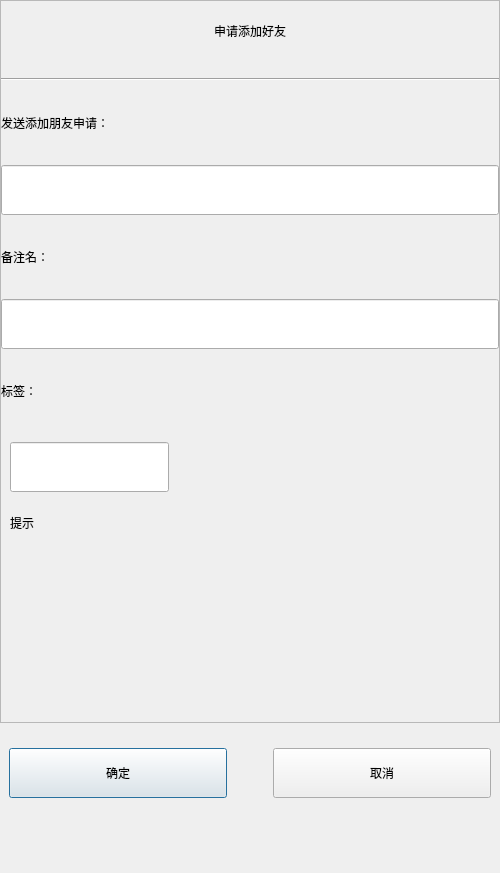
<?xml version="1.0" encoding="UTF-8"?>
<ui version="4.0">
 <class>ApplyFriend</class>
 <widget class="QDialog" name="ApplyFriend">
  <property name="geometry">
   <rect>
    <x>0</x>
    <y>0</y>
    <width>500</width>
    <height>873</height>
   </rect>
  </property>
  <property name="windowTitle">
   <string>Dialog</string>
  </property>
  <layout class="QVBoxLayout" name="verticalLayout">
   <property name="spacing">
    <number>0</number>
   </property>
   <property name="leftMargin">
    <number>0</number>
   </property>
   <property name="topMargin">
    <number>0</number>
   </property>
   <property name="rightMargin">
    <number>0</number>
   </property>
   <property name="bottomMargin">
    <number>0</number>
   </property>
   <item>
    <widget class="QScrollArea" name="scrollArea">
     <property name="widgetResizable">
      <bool>true</bool>
     </property>
     <widget class="QWidget" name="scrollcontent">
      <property name="geometry">
       <rect>
        <x>0</x>
        <y>0</y>
        <width>498</width>
        <height>721</height>
       </rect>
      </property>
      <layout class="QVBoxLayout" name="verticalLayout_2">
       <property name="spacing">
        <number>0</number>
       </property>
       <property name="leftMargin">
        <number>0</number>
       </property>
       <property name="topMargin">
        <number>0</number>
       </property>
       <property name="rightMargin">
        <number>0</number>
       </property>
       <property name="bottomMargin">
        <number>0</number>
       </property>
       <item>
        <widget class="QLabel" name="apply_lb">
         <property name="maximumSize">
          <size>
           <width>16777215</width>
           <height>60</height>
          </size>
         </property>
         <property name="text">
          <string>申请添加好友</string>
         </property>
         <property name="alignment">
          <set>Qt::AlignCenter</set>
         </property>
        </widget>
       </item>
       <item>
        <widget class="QWidget" name="apply_wid" native="true">
         <layout class="QVBoxLayout" name="verticalLayout_3">
          <property name="spacing">
           <number>0</number>
          </property>
          <property name="leftMargin">
           <number>0</number>
          </property>
          <property name="topMargin">
           <number>0</number>
          </property>
          <property name="rightMargin">
           <number>0</number>
          </property>
          <property name="bottomMargin">
           <number>0</number>
          </property>
          <item>
           <widget class="Line" name="line">
            <property name="orientation">
             <enum>Qt::Horizontal</enum>
            </property>
           </widget>
          </item>
          <item>
           <widget class="QLabel" name="label">
            <property name="maximumSize">
             <size>
              <width>16777215</width>
              <height>50</height>
             </size>
            </property>
            <property name="text">
             <string>发送添加朋友申请：</string>
            </property>
           </widget>
          </item>
          <item>
           <widget class="CustomizeEdit" name="name_ed">
            <property name="minimumSize">
             <size>
              <width>0</width>
              <height>50</height>
             </size>
            </property>
           </widget>
          </item>
          <item>
           <widget class="QLabel" name="label_2">
            <property name="maximumSize">
             <size>
              <width>16777215</width>
              <height>50</height>
             </size>
            </property>
            <property name="text">
             <string>备注名：</string>
            </property>
           </widget>
          </item>
          <item>
           <widget class="CustomizeEdit" name="back_ed">
            <property name="minimumSize">
             <size>
              <width>0</width>
              <height>50</height>
             </size>
            </property>
            <property name="maximumSize">
             <size>
              <width>16777215</width>
              <height>50</height>
             </size>
            </property>
           </widget>
          </item>
          <item>
           <widget class="QLabel" name="label_3">
            <property name="maximumSize">
             <size>
              <width>16777215</width>
              <height>50</height>
             </size>
            </property>
            <property name="text">
             <string>标签：</string>
            </property>
           </widget>
          </item>
          <item>
           <widget class="QWidget" name="lb_group_wid" native="true">
            <property name="maximumSize">
             <size>
              <width>16777215</width>
              <height>120</height>
             </size>
            </property>
            <layout class="QVBoxLayout" name="verticalLayout_4">
             <property name="spacing">
              <number>0</number>
             </property>
             <property name="leftMargin">
              <number>0</number>
             </property>
             <property name="topMargin">
              <number>0</number>
             </property>
             <property name="rightMargin">
              <number>0</number>
             </property>
             <property name="bottomMargin">
              <number>0</number>
             </property>
             <item>
              <widget class="QWidget" name="gridWidget" native="true">
               <property name="maximumSize">
                <size>
                 <width>16777215</width>
                 <height>60</height>
                </size>
               </property>
               <widget class="CustomizeEdit" name="lb_ed">
                <property name="geometry">
                 <rect>
                  <x>9</x>
                  <y>9</y>
                  <width>159</width>
                  <height>50</height>
                 </rect>
                </property>
                <property name="sizePolicy">
                 <sizepolicy hsizetype="Preferred" vsizetype="Fixed">
                  <horstretch>0</horstretch>
                  <verstretch>0</verstretch>
                 </sizepolicy>
                </property>
                <property name="minimumSize">
                 <size>
                  <width>0</width>
                  <height>50</height>
                 </size>
                </property>
                <property name="maximumSize">
                 <size>
                  <width>16777215</width>
                  <height>50</height>
                 </size>
                </property>
               </widget>
              </widget>
             </item>
             <item>
              <widget class="QWidget" name="input_tip_wid" native="true">
               <property name="maximumSize">
                <size>
                 <width>16777215</width>
                 <height>60</height>
                </size>
               </property>
               <layout class="QVBoxLayout" name="verticalLayout_5">
                <item>
                 <widget class="ClickedOnceLabel" name="tip_lb">
                  <property name="maximumSize">
                   <size>
                    <width>16777215</width>
                    <height>60</height>
                   </size>
                  </property>
                  <property name="text">
                   <string>提示</string>
                  </property>
                 </widget>
                </item>
               </layout>
              </widget>
             </item>
            </layout>
           </widget>
          </item>
         </layout>
        </widget>
       </item>
       <item>
        <widget class="QWidget" name="list_wid" native="true">
         <property name="minimumSize">
          <size>
           <width>0</width>
           <height>60</height>
          </size>
         </property>
         <property name="maximumSize">
          <size>
           <width>16777215</width>
           <height>150</height>
          </size>
         </property>
         <layout class="QHBoxLayout" name="horizontalLayout_2">
          <property name="spacing">
           <number>0</number>
          </property>
          <property name="leftMargin">
           <number>0</number>
          </property>
          <property name="topMargin">
           <number>0</number>
          </property>
          <property name="bottomMargin">
           <number>0</number>
          </property>
          <item>
           <widget class="QWidget" name="lb_list" native="true">
            <property name="minimumSize">
             <size>
              <width>450</width>
              <height>0</height>
             </size>
            </property>
            <property name="maximumSize">
             <size>
              <width>450</width>
              <height>16777215</height>
             </size>
            </property>
           </widget>
          </item>
          <item>
           <widget class="QWidget" name="more_lb_wid" native="true">
            <layout class="QHBoxLayout" name="horizontalLayout_3">
             <item>
              <widget class="ClickedOnceLabel" name="more_lb">
               <property name="maximumSize">
                <size>
                 <width>30</width>
                 <height>30</height>
                </size>
               </property>
               <property name="text">
                <string/>
               </property>
              </widget>
             </item>
            </layout>
           </widget>
          </item>
         </layout>
        </widget>
       </item>
      </layout>
     </widget>
    </widget>
   </item>
   <item>
    <widget class="QWidget" name="apply_sure_wid" native="true">
     <property name="minimumSize">
      <size>
       <width>0</width>
       <height>100</height>
      </size>
     </property>
     <layout class="QHBoxLayout" name="horizontalLayout">
      <item>
       <widget class="ClickedBtn" name="sure_btn">
        <property name="minimumSize">
         <size>
          <width>0</width>
          <height>50</height>
         </size>
        </property>
        <property name="text">
         <string>确定</string>
        </property>
       </widget>
      </item>
      <item>
       <spacer name="horizontalSpacer">
        <property name="orientation">
         <enum>Qt::Horizontal</enum>
        </property>
        <property name="sizeType">
         <enum>QSizePolicy::Fixed</enum>
        </property>
        <property name="sizeHint" stdset="0">
         <size>
          <width>40</width>
          <height>20</height>
         </size>
        </property>
       </spacer>
      </item>
      <item>
       <widget class="ClickedBtn" name="cancel_btn">
        <property name="minimumSize">
         <size>
          <width>0</width>
          <height>50</height>
         </size>
        </property>
        <property name="text">
         <string>取消</string>
        </property>
       </widget>
      </item>
     </layout>
    </widget>
   </item>
   <item>
    <spacer name="verticalSpacer">
     <property name="orientation">
      <enum>Qt::Vertical</enum>
     </property>
     <property name="sizeType">
      <enum>QSizePolicy::Fixed</enum>
     </property>
     <property name="sizeHint" stdset="0">
      <size>
       <width>19</width>
       <height>50</height>
      </size>
     </property>
    </spacer>
   </item>
  </layout>
 </widget>
 <customwidgets>
  <customwidget>
   <class>ClickedBtn</class>
   <extends>QPushButton</extends>
   <header location="global">clickedbtn.h</header>
  </customwidget>
  <customwidget>
   <class>CustomizeEdit</class>
   <extends>QLineEdit</extends>
   <header location="global">customizeedit.h</header>
  </customwidget>
  <customwidget>
   <class>ClickedOnceLabel</class>
   <extends>QLabel</extends>
   <header location="global">clickedoncelabel.h</header>
  </customwidget>
 </customwidgets>
 <resources/>
 <connections/>
</ui>
